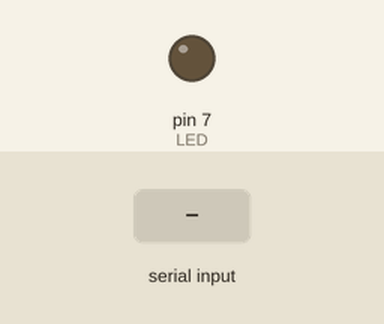
The sketch below on a simulated Arduino Uno, built with avr-gcc and run on an emulated ATmega328P. On the bench: output pins drawn as LEDs (lit = HIGH). Dashed ring = blinking. The test bench sets the inputs (shaded band).

Above: at 0.9 s.
1.0 s: "Y" received over Serial
At 1.6 s:
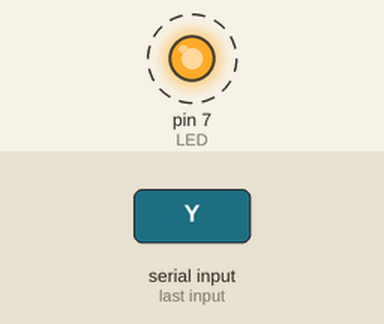
4.0 s: "R" received over Serial
At 4.6 s:
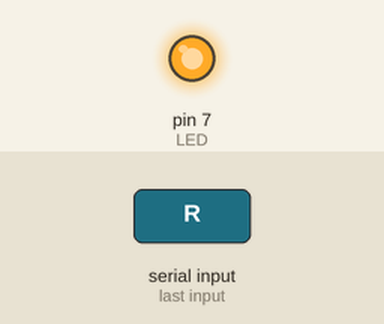
5.5 s: "G" received over Serial
At 8.0 s:
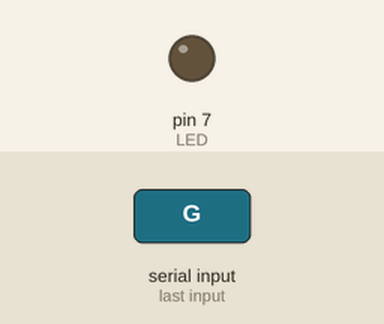
Timing chart, 0 to 9.5 s (numbered marks = the images above; inputs shaded):
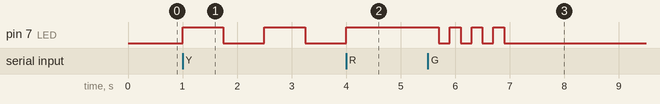

The sketch:

main.ino
```cpp
#define LED 7
char palavra;
void setup()
{
  Serial.begin(9600);
  pinMode(LED, OUTPUT);
  while (Serial.available() == 0) {

  }
}

void loop()
{
  palavra = Serial.read();
  if (palavra == 'R') {
    digitalWrite(LED, HIGH);

  }
  else if (palavra == 'Y') {
    digitalWrite(LED, HIGH);
    delay(750);
    digitalWrite(LED, LOW);
    delay(750);
    digitalWrite(LED, HIGH);
    delay(750);
    digitalWrite(LED, LOW);
    delay(750);
  }
  else if (palavra == 'G') {
    digitalWrite(LED, HIGH);
    delay(200);
    digitalWrite(LED, LOW);
    delay(200);
    digitalWrite(LED, HIGH);
    delay(200);
    digitalWrite(LED, LOW);
    delay(200);
    digitalWrite(LED, HIGH);
    delay(200);
    digitalWrite(LED, LOW);
    delay(200);
    digitalWrite(LED, HIGH);
    delay(200);
    digitalWrite(LED, LOW);
    delay(200);
  }
  while (Serial.available() == 0) {

  }
}
```

Measured:
- after the input at 1.0 s, pin 7 (LED): alternates HIGH for 0.75 s and LOW for 0.75 s, starting at once
- after the input at 4.0 s, pin 7 (LED): LOW → HIGH at once
- after the input at 5.5 s, pin 7 (LED): alternates HIGH for 0.20 s and LOW for 0.20 s, 7 changes in all, then stays LOW, starting after 0.20 s
